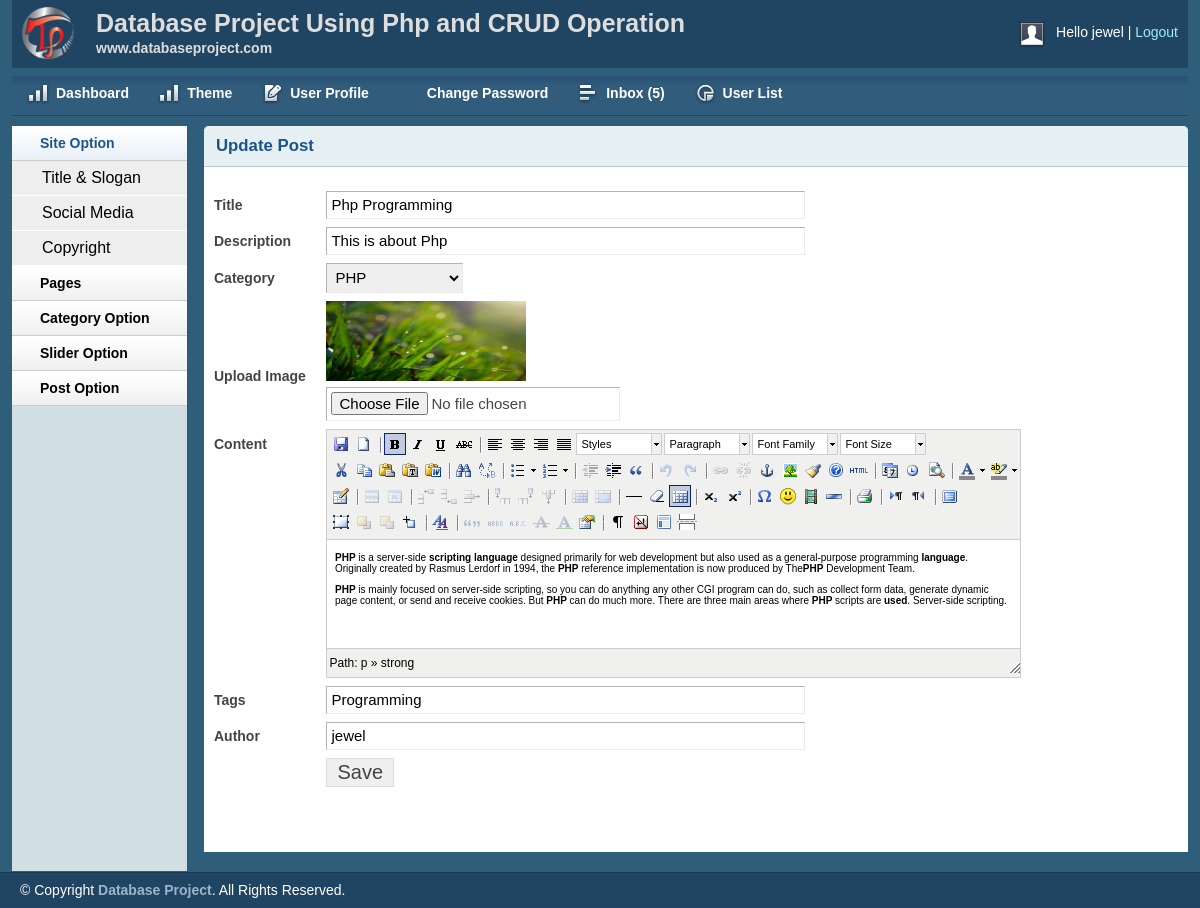
The page /admin/editpost.php?editpostid=22 (signed in) on the database its author committed.
### tables this page shows
CREATE TABLE IF NOT EXISTS `tbl_post` (
  `id` int(11) NOT NULL AUTO_INCREMENT,
  `cat` int(11) NOT NULL,
  `title` varchar(255) NOT NULL,
  `description` varchar(255) NOT NULL,
  `body` text NOT NULL,
  `image` varchar(255) NOT NULL,
  `author` varchar(50) NOT NULL,
  `tags` varchar(255) NOT NULL,
  `date` timestamp NOT NULL,
  `userid` int(11) NOT NULL,
  PRIMARY KEY (`id`)
);

CREATE TABLE IF NOT EXISTS `tbl_category` (
  `id` int(11) NOT NULL AUTO_INCREMENT,
  `name` varchar(50) NOT NULL,
  PRIMARY KEY (`id`)
);

### lib/database.php (called while the page is built, shortened)
<?php
	class database{
		public $host = DB_HOST;
		public $user = DB_USER;
		public $pass = DB_PASS;
		public $dbname = DB_NAME;
		public $link;
		private function connectDB(){
			$this->link = new mysqli($this->host, $this->user, $this->pass, $this->dbname);
		}
		public function select($query){
			$result = $this->link->query($query) or die($this->link->error.__LINE__);
			if($result->num_rows >0 ){
				return $result;
			}else{
				return false;
			}
		}
	}
?>

### admin/editpost.php (the view, shortened to what this page needs)
<?php include "inc/header.php"; ?>
<?php include "inc/sidebar.php"; ?>
<?php
	$editpostid = mysqli_real_escape_string($db->link, $_GET['editpostid']);
	if(!isset($editpostid) || $editpostid == NULL){
		header("Location:postlist.php");
	}else{
		$postid = $editpostid;
	}
?>
        <div class="grid_10">
            <div class="box round first grid">
                <h2>Update Post</h2>
                <div class="block">
		<?php
			$query = "select * from tbl_post where id='$postid' order by id desc";
			$getpost = $db->select($query);
			while($postresult = $getpost->fetch_assoc()){
		?>
                 <form action="" method="post" enctype="multipart/form-data">
                    <table class="form">
                        <tr>
                            <td>
                                <label>Title</label>
                            </td>
                            <td>
                                <input type="text" name="title" value="<?php echo $postresult['title']; ?>"
								class="medium" />
                            </td>
                        </tr>
						<tr>
                            <td>
                                <label>Description</label>
                            </td>
                            <td>
                                <input type="text" name="description"
								value="<?php echo $postresult['description']; ?>" class="medium" />
                            </td>
                        </tr>
                        <tr>
                            <td>
                                <label>Category</label>
                            </td>
                            <td>
                                <select id="select" name="cat" name="select">
							<?php
								$query = "select * from tbl_category";
								$category = $db->select($query);
								if($category){
									while($result = $category->fetch_assoc()){
							?>
                                    <option
							<?php
								if($postresult['cat'] == $result['id']){ ?>
									selected = "selected"
							<?php	} ?>
									value="<?php echo $result['id']; ?>"><?php echo $result['name']; ?></option>
                            <?php } } ?>
                                </select>
                            </td>
                        </tr>
                        <tr>
                            <td>
                                <label>Upload Image</label>
                            </td>
                            <td>
								<img src="<?php echo $postresult['image']; ?>" height="80px" width="200px"/><br/>
                                <input type="file" name="image"/>
                            </td>
                        </tr>
                        <tr>
                            <td style="vertical-align: top; padding-top: 9px;">
                                <label>Content</label>
                            </td>
                            <td>
                            </td>
                        </tr>
						<tr>
                            <td>
                                <label>Tags</label>
                            </td>
                            <td>
                                <input type="text" name="tags" value="<?php echo $postresult['tags']; ?>" class="medium" />
                            </td>
                        </tr>
						<tr>
                            <td>
                                <label>Author</label>
                            </td>
                            <td>
                                <input type="text" name="author" value="<?php echo $postresult['author']; ?>"
								class="medium" />
                            </td>
                        </tr>
						<tr>
                            <td></td>
                            <td>
                                <input type="submit" name="submit" Value="Save" />
                            </td>
                        </tr>
                    </table>
                    </form>
			<?php } ?>
                </div>
            </div>
        </div>
<?php include "inc/footer.php"; ?>

### admin/css/layout.css (style rules this page uses)
body { background: #fff none repeat scroll 0 0; color: #444; font-size: 14px; padding: 0; }
h1, h2, h3, h4, h5, h6 { line-height:1.2em; margin-bottom:.3em; }
h2 { margin-top:1em; }
.box { background:#fff; margin-bottom:20px; padding:10px 10px 10px 10px; margin-left:-8px; }
.box.grid { padding-bottom:40px; }
.box.round { -moz-border-radius: 5px 5px 0px 0px; -webkit-border-radius: 5px 5px 0px 0px; border-radius: 5px 5px 0px 0px; }
.box h2 { font-size:1.2em; font-weight:bold; color:#1B548D; background:#E6F0F3; margin:-10px -10px 0 -10px; padding:10px 12px; border-bottom:1px solid #B3CBD6; -moz-border-radius: 5px 5px 0px 0px; -webkit-border-radius: 5px 5px 0px 0px; border-radius: 5px 5px 0px 0px; }
.box.first { min-height: 406px; }
.block { padding-top:20px; }
table.form { width:100%; }
table.form td { padding:4px 0px; }
table.form label { font-weight:bold; }
table.form input, table.form select { font-size: 15px; padding: 4px 4px 5px 4px; border-top: 1px solid #b3b3b3; border-left: 1px solid #b3b3b3; border-right: 1px solid #eaeaea; border-bottom: 1px solid #eaeaea; }
table.form input[type="submit"] { border: 1px solid #ddd; color: #444; cursor: pointer; font-size: 20px; padding: 2px 10px; }
input.medium { width: 55%; }
.block { padding-bottom:1px; }

### admin/js/tiny-mce/themes/advanced/skins/default/content.css (style rules this page uses)
body, td, pre { color:#000; font-family:Verdana, Arial, Helvetica, sans-serif; font-size:10px; margin:8px; }
body { background:#FFF; }
h2 { font-size: 1.5em }
img { border:0; }
table, img, hr, .mceItemAnchor { cursor:default }
table td, table th { cursor:text }

### rows shown on the page
tbl_post: title "Php Programming", description "This is about Php", cat "PHP", image (picture), tags "Programming", author "jewel"

### other values the page prints
session::get('username') "jewel"
$count "5"
